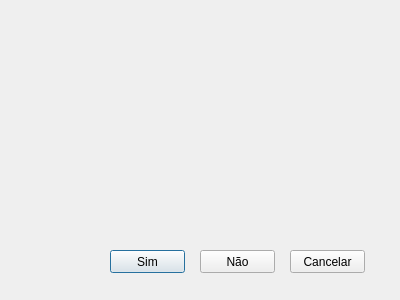
<?xml version="1.0" encoding="UTF-8"?>
<ui version="4.0">
 <class>MessageWindow</class>
 <widget class="QDialog" name="MessageWindow">
  <property name="geometry">
   <rect>
    <x>0</x>
    <y>0</y>
    <width>400</width>
    <height>300</height>
   </rect>
  </property>
  <property name="windowTitle">
   <string>Dialog</string>
  </property>
  <widget class="QPushButton" name="bot_yes">
   <property name="geometry">
    <rect>
     <x>110</x>
     <y>250</y>
     <width>75</width>
     <height>23</height>
    </rect>
   </property>
   <property name="text">
    <string>Sim</string>
   </property>
  </widget>
  <widget class="QPushButton" name="bot_no">
   <property name="geometry">
    <rect>
     <x>200</x>
     <y>250</y>
     <width>75</width>
     <height>23</height>
    </rect>
   </property>
   <property name="text">
    <string>Não</string>
   </property>
  </widget>
  <widget class="QPushButton" name="bot_cancel">
   <property name="geometry">
    <rect>
     <x>290</x>
     <y>250</y>
     <width>75</width>
     <height>23</height>
    </rect>
   </property>
   <property name="text">
    <string>Cancelar</string>
   </property>
  </widget>
 </widget>
 <resources/>
 <connections/>
</ui>
